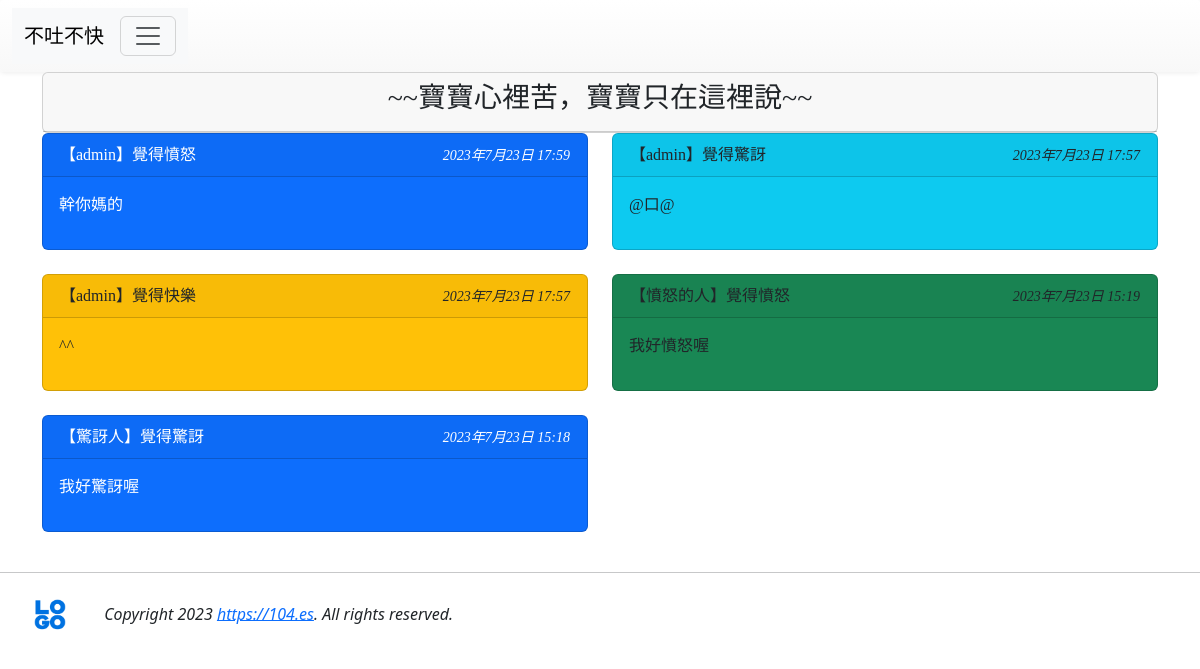
/list2/, run on an earlier commit of the app's database.
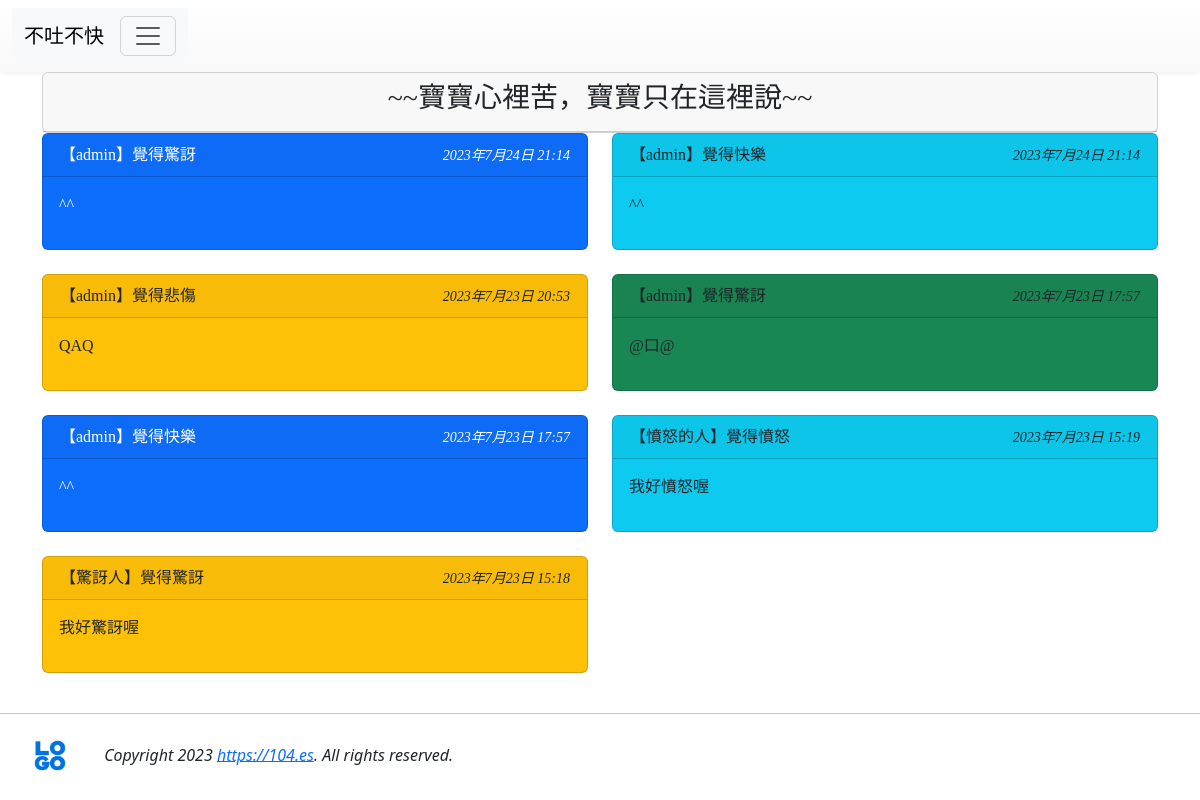
And on a later commit of the database.
### mysite/models.py (models this page shows, shortened)
class Post2(models.Model):
    mood = models.ForeignKey('Mood', on_delete=models.CASCADE)
    nickname = models.CharField(max_length=10, default='不願意透漏身份的人')
    message = models.TextField(null=False)
    del_pass = models.CharField(max_length=10)
    pub_time = models.DateTimeField(auto_now=True)
    enabled = models.BooleanField(default=True)

class Mood(models.Model):
    status = models.CharField(max_length=10, null=False)
    def __str__(self):
        return self.status

### mysite/views.py (the view)
# urls.py: path('list2/', listing2),
def listing2(request):
    posts = models.Post2.objects.filter(enabled=True).order_by('-pub_time')[:150]
    moods = models.Mood.objects.all()
    return render(request, 'listing2.html', locals())

### mysite/templates/listing2.html (shortened to what this page needs)
{% extends 'base1.html' %}
{% block content %}
<div class='container'>
    <div class='row'>
        <div class='col-md-12'>
            <div class='card'>
                <div class='card-header' align=center>
                    <h3>~~寶寶心裡苦，寶寶只在這裡說~~</h3>
                </div>
            </div>
        </div>
    </div>
    <div class='row'>
        {% for p in posts %}
            <div class="col-sm-12 col-md-6">
            <div class='card {%cycle "text-white bg-primary" "bg-info" "bg-warning" "bg-success" %}'>
                <div class='card-header'>
                    <table width='100%'>
                        <tr>
                            <td>
                                【{{ p.nickname }}】覺得{{ p.mood }}
                            </td>
                            <td align=right>
                                <i><small>{{ p.pub_time }}</small></i>
                            </td>
                        </tr>
                    </table>
                </div>
                <div class='card-body'>{{ p.message | linebreaks }}</div>
            </div>
            <br/>
        </div>
    {% endfor %}
    </div>
</div>
{% endblock %}

What changed in the data, as far as the page shows it:
removed Post2: nickname "admin", mood "憤怒", pub_time "2023年7月23日 17:59", message "幹你媽的"
added Post2: nickname "admin", mood "驚訝", pub_time "2023年7月24日 21:14", message "^^"
added Post2: nickname "admin", mood "快樂", pub_time "2023年7月24日 21:14", message "^^"
added Post2: nickname "admin", mood "悲傷", pub_time "2023年7月23日 20:53", message "QAQ"
